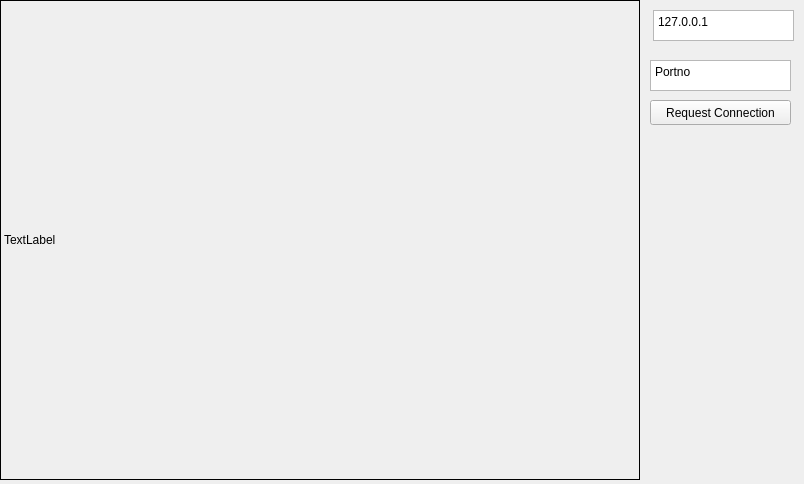
<?xml version="1.0" encoding="UTF-8"?>
<ui version="4.0">
 <class>Client</class>
 <widget class="QMainWindow" name="Client">
  <property name="geometry">
   <rect>
    <x>0</x>
    <y>0</y>
    <width>804</width>
    <height>484</height>
   </rect>
  </property>
  <property name="windowTitle">
   <string>Client</string>
  </property>
  <widget class="QWidget" name="centralWidget">
   <property name="minimumSize">
    <size>
     <width>804</width>
     <height>484</height>
    </size>
   </property>
   <property name="maximumSize">
    <size>
     <width>800</width>
     <height>480</height>
    </size>
   </property>
   <widget class="QLabel" name="displayLabel">
    <property name="geometry">
     <rect>
      <x>0</x>
      <y>0</y>
      <width>640</width>
      <height>480</height>
     </rect>
    </property>
    <property name="minimumSize">
     <size>
      <width>640</width>
      <height>480</height>
     </size>
    </property>
    <property name="maximumSize">
     <size>
      <width>640</width>
      <height>480</height>
     </size>
    </property>
    <property name="frameShape">
     <enum>QFrame::Box</enum>
    </property>
    <property name="frameShadow">
     <enum>QFrame::Plain</enum>
    </property>
    <property name="text">
     <string>TextLabel</string>
    </property>
   </widget>
   <widget class="QPlainTextEdit" name="plainTextEdit">
    <property name="geometry">
     <rect>
      <x>653</x>
      <y>10</y>
      <width>141</width>
      <height>31</height>
     </rect>
    </property>
    <property name="plainText">
     <string>127.0.0.1</string>
    </property>
   </widget>
   <widget class="QPlainTextEdit" name="plainTextEdit_2">
    <property name="geometry">
     <rect>
      <x>650</x>
      <y>60</y>
      <width>141</width>
      <height>31</height>
     </rect>
    </property>
    <property name="plainText">
     <string>Portno</string>
    </property>
   </widget>
   <widget class="QPushButton" name="pushButton">
    <property name="geometry">
     <rect>
      <x>650</x>
      <y>100</y>
      <width>141</width>
      <height>25</height>
     </rect>
    </property>
    <property name="text">
     <string>Request Connection</string>
    </property>
   </widget>
  </widget>
 </widget>
 <layoutdefault spacing="6" margin="11"/>
 <resources/>
 <connections/>
</ui>
